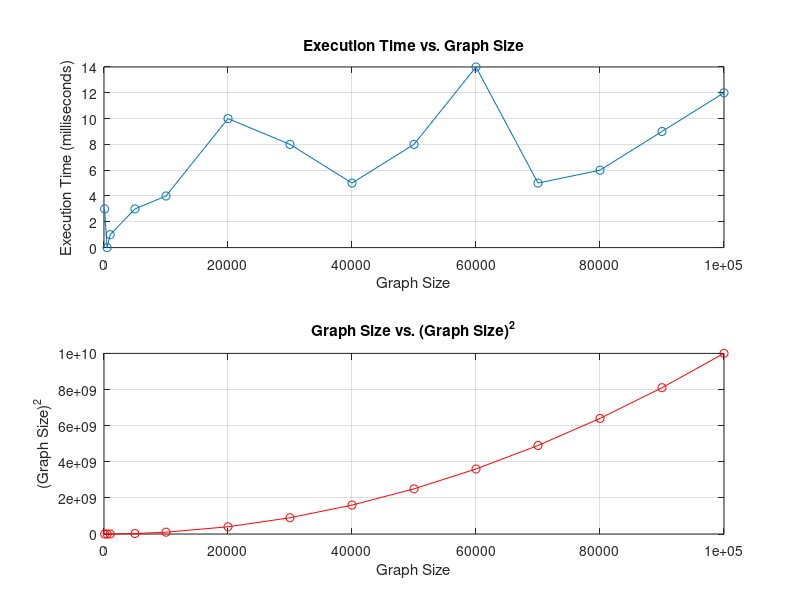

Recreate this plot in MATLAB.
% Provided data
graphSizes = [100, 500, 1000, 5000, 10000, 20000, 30000, 40000, 50000, 60000, 70000, 80000, 90000, 100000];
executionTimes = [3, 0, 1, 3, 4, 10, 8, 5, 8, 14, 5, 6, 9, 12];

% Plot the data
figure;

% Plot execution times
subplot(2, 1, 1);
plot(graphSizes, executionTimes, '-o');
xlabel('Graph Size');
ylabel('Execution Time (milliseconds)');
title('Execution Time vs. Graph Size');
grid on;

% Plot (graph size)^2
subplot(2, 1, 2);
plot(graphSizes, graphSizes.^2, '-o', 'Color', 'r');
xlabel('Graph Size');
ylabel('(Graph Size)^2');
title('Graph Size vs. (Graph Size)^2');
grid on;

% Save the plot as an image
saveas(gcf, 'execution_time_and_size_comparison_updated.png');
